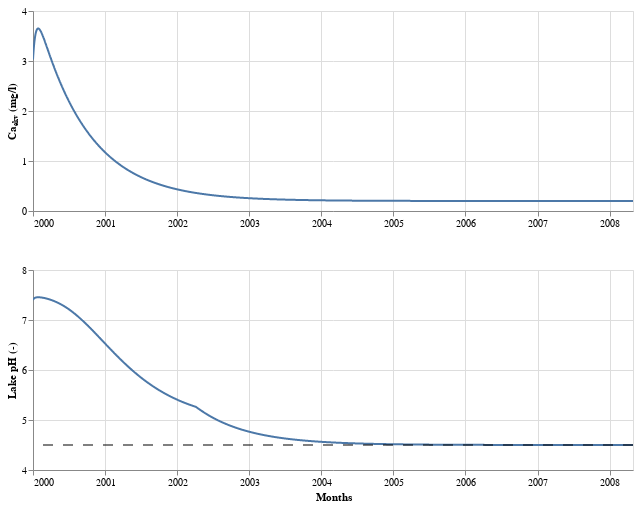

Notebook code for this chart:
### Markdown cell above
## 5. Test conservation of mass

It is important to ensure that the model satisfies the principle of **conservation of mass** i.e. that all lime entering the lake can be accounted for.

### Code cell
lake.flow_prof = "none"
model = lm.Model(
    lake,
    prod,
    lime_dose=10,
    lime_month=1,
    spr_meth="wet",
    spr_prop=1,
    F_sol=1,
    rate_const=2,  # High so that lake-bottom lime dissoles quickly
    activity_const=0,  # No decrease in activity over time
    ca_aq_sat=8.5,
    n_months=100,  # Long enough for Ca concentration to return to start
)

print(f"Method factor for '{model.spr_meth}': {model.method_fac:.1f}.")
print(
    f"Instananeous ΔCa-equivalents: {model.C_inst0:.2f} mg/l ({model.C_inst0 * 100.09/40.08:.2f} mg-CaCO3/l)."
)
print(
    f"Slow, lake-bottom ΔCa-equivalents: {model.C_bott0:.2f} mg/l ({model.C_bott0 * 100.09/40.08:.2f} mg-CaCO3/l)."
)
model.plot_result(lib="Altair")

### Figure 1 — Vega-Lite specification as saved in the notebook (floating-point values rounded to 4 significant figures; data arrays with more than 128 entries replaced by an {"elided": "..."} marker saying what was removed)
{"config": {"view": {"continuousWidth": 300, "continuousHeight": 300}}, "vconcat": [{"data": {"name": "data-0e6e4a7f96ba0c41480b77cad097104b"}, "mark": {"type": "line"}, "encoding": {"tooltip": [{"field": "date", "type": "temporal"}, {"field": "Ca (mg/l)", "format": ",.2f", "type": "quantitative"}], "x": {"axis": {"grid": true, "title": " "}, "field": "date", "type": "temporal"}, "y": {"axis": {"title": "Caₑₖᵥ (mg/l)"}, "field": "Ca (mg/l)", "type": "quantitative"}}, "height": 200, "name": "view_12", "width": 600}, {"layer": [{"data": {"name": "data-0e6e4a7f96ba0c41480b77cad097104b"}, "mark": {"type": "line"}, "encoding": {"tooltip": [{"field": "date", "type": "temporal"}, {"field": "pH", "format": ",.2f", "type": "quantitative"}], "x": {"axis": {"grid": true, "title": "Months"}, "field": "date", "type": "temporal"}, "y": {"axis": {"title": "Lake pH (-)"}, "field": "pH", "scale": {"zero": false}, "type": "quantitative"}}, "name": "view_11"}, {"data": {"name": "data-6365363ef254e581922c1ab3482028c7"}, "mark": {"type": "rule", "strokeDash": [10, 10]}, "encoding": {"y": {"field": "pH", "type": "quantitative"}}}], "height": 200, "width": 600}], "params": [{"name": "param_13", "select": {"type": "interval", "encodings": ["x", "y"]}, "bind": "scales", "views": ["view_12"]}, {"name": "param_12", "select": {"type": "interval", "encodings": ["x", "y"]}, "bind": "scales", "views": ["view_11"]}], "$schema": "https://vega.github.io/schema/vega-lite/v5.16.3.json", "datasets": {"data-0e6e4a7f96ba0c41480b77cad097104b": {"elided": "3042 records"}, "data-6365363ef254e581922c1ab3482028c7": [{"pH": 4.5}]}}
